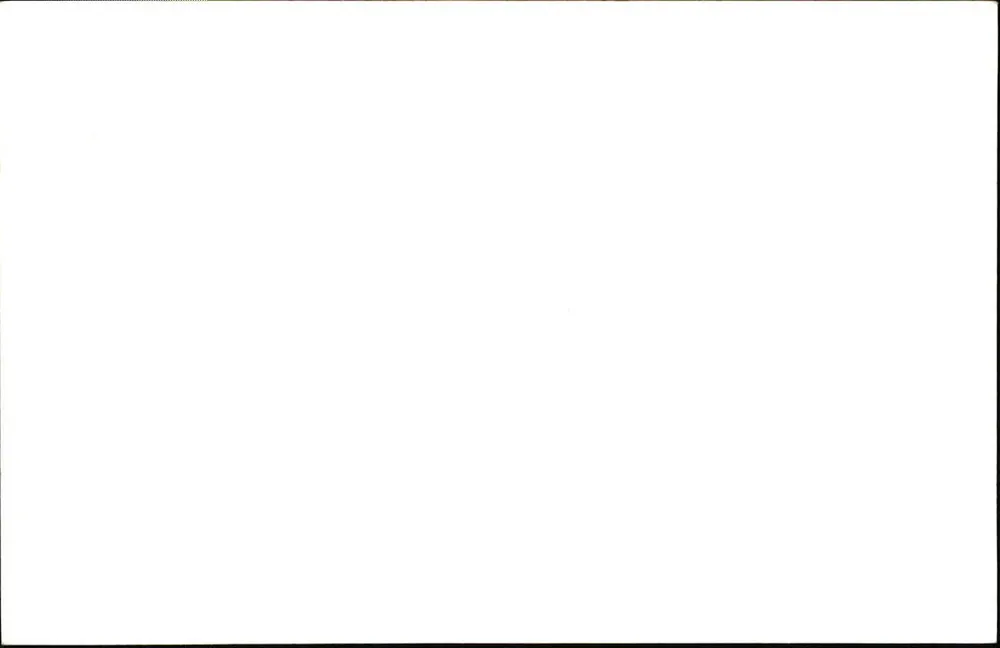
#> input picture src/main/webapp/src/images/paper.webp, 1000 x 648 px, shrunk from 1500 x 972 before the run
$ python -i image_processing.py   (imports and definitions only)   (older library calls are emulated)
#> lines starting #> are read from the running program, lines starting #| are printed output that depends on the picture; after the words box and inside, x2 and y2 are one past the last pixel; in counts of white or black regions, pixels touching at a corner belong together
# -*- coding: utf-8 -*-

import cv2
import numpy as np

def adaptive_threshold_with_img(img, process_background=False, blocksize=15, c=-2):
    gray = cv2.cvtColor(img, cv2.COLOR_BGR2GRAY)

    if process_background:
        threshold = cv2.adaptiveThreshold(
            gray, 255, cv2.ADAPTIVE_THRESH_GAUSSIAN_C, cv2.THRESH_BINARY, blocksize, c
        )
    else:
        threshold = cv2.adaptiveThreshold(
            np.invert(gray),
            255,
            cv2.ADAPTIVE_THRESH_GAUSSIAN_C,
            cv2.THRESH_BINARY,
            blocksize,
            c,
        )
    return img, threshold

# [375 lines left out: functions adaptive_threshold, find_lines, find_contours, find_joints, intersectes, draw_v and 2 more, not called in this run]

>>> import cv2
>>> picture = cv2.imread('../../webapp/src/images/paper.webp')
#> picture is the input picture: shape (648, 1000, 3); mean B, G, R 252.2, 252.3, 252.3
>>> result = adaptive_threshold_with_img(picture)
#> in adaptive_threshold_with_img, `threshold = cv2.adaptiveThreshold( np.invert(gray), 255, cv2.ADAPTIVE_..`:
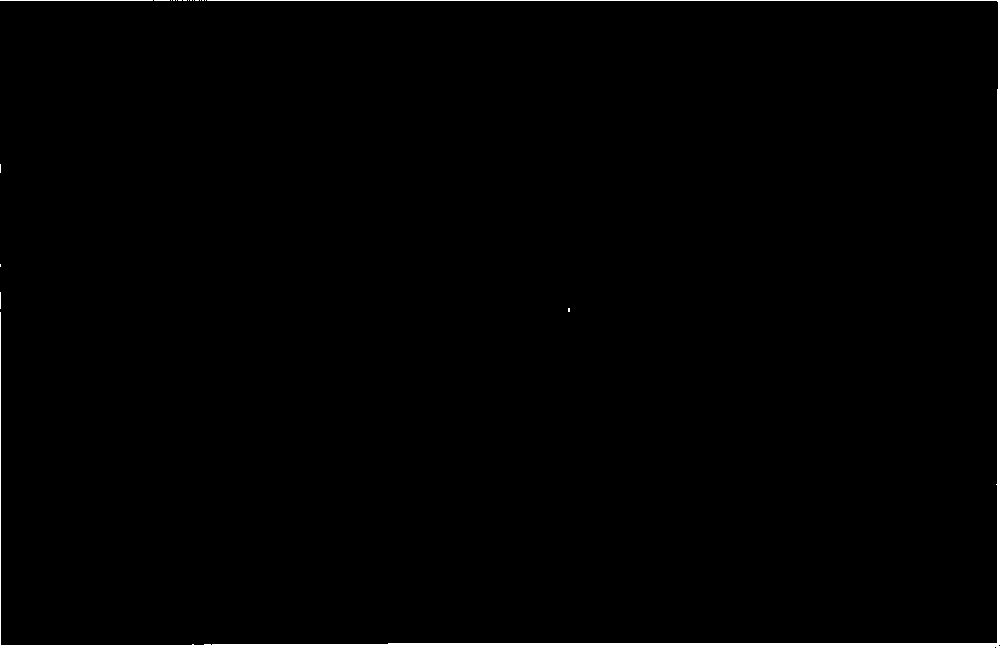
#> threshold: shape (648, 1000); 1.2% white; 19 white regions (17 under 20 px), largest, box (x1, y1, x2, y2) and area: (0, 0, 1000, 648) 7373, (0, 0, 153, 1) 153
